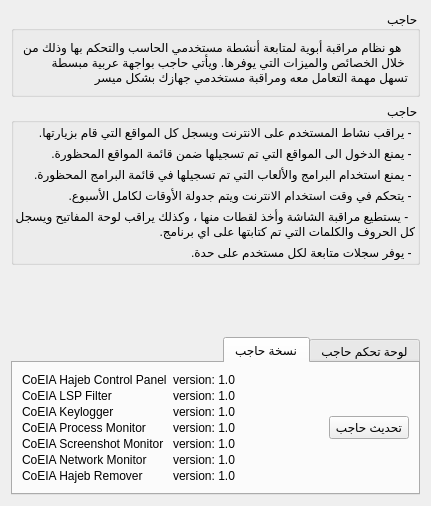
<?xml version="1.0" encoding="UTF-8"?>
<ui version="4.0">
 <class>HomeWidget</class>
 <widget class="QWidget" name="HomeWidget">
  <property name="geometry">
   <rect>
    <x>0</x>
    <y>0</y>
    <width>431</width>
    <height>506</height>
   </rect>
  </property>
  <property name="windowTitle">
   <string>Form</string>
  </property>
  <property name="layoutDirection">
   <enum>Qt::RightToLeft</enum>
  </property>
  <layout class="QGridLayout" name="gridLayout_5">
   <item row="0" column="0">
    <widget class="QGroupBox" name="groupBox">
     <property name="title">
      <string>حاجب</string>
     </property>
     <property name="flat">
      <bool>true</bool>
     </property>
     <layout class="QGridLayout" name="gridLayout">
      <item row="0" column="0">
       <widget class="QLabel" name="hajebInfoLabel">
        <property name="text">
         <string> هو نظام مراقبة أبوية لمتابعة أنشطة مستخدمي الحاسب والتحكم بها وذلك من خلال الخصائص والميزات التي يوفرها. ويأتي حاجب بواجهة عربية مبسطة تسهل مهمة التعامل معه ومراقبة مستخدمي جهازك بشكل ميسر</string>
        </property>
        <property name="wordWrap">
         <bool>true</bool>
        </property>
        <property name="margin">
         <number>3</number>
        </property>
       </widget>
      </item>
     </layout>
    </widget>
   </item>
   <item row="1" column="0">
    <widget class="QGroupBox" name="hajebFeatureGroupBox">
     <property name="title">
      <string>حاجب</string>
     </property>
     <property name="flat">
      <bool>true</bool>
     </property>
     <layout class="QGridLayout" name="gridLayout_2">
      <property name="margin">
       <number>2</number>
      </property>
      <item row="0" column="0">
       <layout class="QVBoxLayout" name="verticalLayout">
        <item>
         <widget class="QLabel" name="hajebfeature1Label">
          <property name="text">
           <string> - يراقب نشاط المستخدم على الانترنت ويسجل كل المواقع التي قام بزيارتها.</string>
          </property>
          <property name="wordWrap">
           <bool>true</bool>
          </property>
          <property name="margin">
           <number>3</number>
          </property>
         </widget>
        </item>
        <item>
         <widget class="QLabel" name="hajebfeature2Label">
          <property name="text">
           <string> - يمنع الدخول الى المواقع التي تم تسجيلها ضمن قائمة المواقع المحظورة.</string>
          </property>
          <property name="wordWrap">
           <bool>true</bool>
          </property>
          <property name="margin">
           <number>3</number>
          </property>
         </widget>
        </item>
        <item>
         <widget class="QLabel" name="hajebfeature3Label">
          <property name="text">
           <string> - يمنع استخدام البرامج والألعاب التي تم تسجيلها في قائمة البرامج المحظورة.</string>
          </property>
          <property name="wordWrap">
           <bool>true</bool>
          </property>
          <property name="margin">
           <number>3</number>
          </property>
         </widget>
        </item>
        <item>
         <widget class="QLabel" name="hajebfeature4Label">
          <property name="text">
           <string> - يتحكم في وقت استخدام الانترنت ويتم جدولة الأوقات لكامل الأسبوع.</string>
          </property>
          <property name="wordWrap">
           <bool>true</bool>
          </property>
          <property name="margin">
           <number>3</number>
          </property>
         </widget>
        </item>
        <item>
         <widget class="QLabel" name="hajebfeature5Label">
          <property name="text">
           <string> - يستطيع مراقبة الشاشة وأخذ لقطات منها ، وكذلك يراقب لوحة المفاتيح ويسجل كل الحروف والكلمات التي تم كتابتها على اي برنامج.</string>
          </property>
          <property name="wordWrap">
           <bool>true</bool>
          </property>
          <property name="margin">
           <number>3</number>
          </property>
         </widget>
        </item>
        <item>
         <widget class="QLabel" name="hajebfeature6Label">
          <property name="text">
           <string> - يوفر سجلات متابعة لكل مستخدم على حدة.</string>
          </property>
          <property name="wordWrap">
           <bool>true</bool>
          </property>
          <property name="margin">
           <number>3</number>
          </property>
         </widget>
        </item>
       </layout>
      </item>
     </layout>
    </widget>
   </item>
   <item row="2" column="0">
    <spacer name="verticalSpacer_2">
     <property name="orientation">
      <enum>Qt::Vertical</enum>
     </property>
     <property name="sizeHint" stdset="0">
      <size>
       <width>20</width>
       <height>14</height>
      </size>
     </property>
    </spacer>
   </item>
   <item row="3" column="0">
    <widget class="QTabWidget" name="tabWidget">
     <property name="sizePolicy">
      <sizepolicy hsizetype="Expanding" vsizetype="Fixed">
       <horstretch>0</horstretch>
       <verstretch>0</verstretch>
      </sizepolicy>
     </property>
     <property name="currentIndex">
      <number>1</number>
     </property>
     <widget class="QWidget" name="tab_1">
      <attribute name="icon">
       <iconset resource="CoEIAHajeb.qrc">
        <normaloff>:/images/cpanel.png</normaloff>:/images/cpanel.png</iconset>
      </attribute>
      <attribute name="title">
       <string>لوحة تحكم حاجب</string>
      </attribute>
      <layout class="QGridLayout" name="gridLayout_6">
       <item row="1" column="1">
        <spacer name="horizontalSpacer">
         <property name="orientation">
          <enum>Qt::Horizontal</enum>
         </property>
         <property name="sizeHint" stdset="0">
          <size>
           <width>208</width>
           <height>106</height>
          </size>
         </property>
        </spacer>
       </item>
       <item row="1" column="2">
        <layout class="QFormLayout" name="formLayout">
         <property name="fieldGrowthPolicy">
          <enum>QFormLayout::AllNonFixedFieldsGrow</enum>
         </property>
         <item row="0" column="0">
          <widget class="QCheckBox" name="taskManagerCheckBox">
           <property name="layoutDirection">
            <enum>Qt::RightToLeft</enum>
           </property>
           <property name="text">
            <string> تفعيل مدير المهام</string>
           </property>
           <property name="checked">
            <bool>true</bool>
           </property>
          </widget>
         </item>
         <item row="1" column="0">
          <widget class="QPushButton" name="userButton">
           <property name="text">
            <string>إضافة مستخدم جديد</string>
           </property>
           <property name="icon">
            <iconset resource="CoEIAHajeb.qrc">
             <normaloff>:/images/adduser.png</normaloff>:/images/adduser.png</iconset>
           </property>
          </widget>
         </item>
         <item row="2" column="0">
          <widget class="QPushButton" name="hajebservicesButton">
           <property name="text">
            <string>تعطيل خدمات حاجب</string>
           </property>
           <property name="icon">
            <iconset resource="CoEIAHajeb.qrc">
             <normaloff>:/images/disable.png</normaloff>:/images/disable.png</iconset>
           </property>
           <property name="checkable">
            <bool>true</bool>
           </property>
           <property name="checked">
            <bool>true</bool>
           </property>
          </widget>
         </item>
         <item row="3" column="0">
          <widget class="QPushButton" name="registerKeyButton">
           <property name="toolTip">
            <string>هذه النسخة مجانية</string>
           </property>
           <property name="text">
            <string>تسجيل نسخة حاجب</string>
           </property>
           <property name="icon">
            <iconset resource="CoEIAHajeb.qrc">
             <normaloff>:/images/hajibIcon.ico</normaloff>:/images/hajibIcon.ico</iconset>
           </property>
          </widget>
         </item>
        </layout>
       </item>
      </layout>
     </widget>
     <widget class="QWidget" name="tab_2">
      <attribute name="icon">
       <iconset resource="CoEIAHajeb.qrc">
        <normaloff>:/images/info.png</normaloff>:/images/info.png</iconset>
      </attribute>
      <attribute name="title">
       <string>نسخة حاجب</string>
      </attribute>
      <layout class="QGridLayout" name="gridLayout_4">
       <item row="0" column="1">
        <spacer name="horizontalSpacer_2">
         <property name="orientation">
          <enum>Qt::Horizontal</enum>
         </property>
         <property name="sizeHint" stdset="0">
          <size>
           <width>40</width>
           <height>20</height>
          </size>
         </property>
        </spacer>
       </item>
       <item row="0" column="2">
        <layout class="QGridLayout" name="gridLayout_3">
         <item row="0" column="0">
          <layout class="QFormLayout" name="formLayout_3">
           <property name="labelAlignment">
            <set>Qt::AlignBottom|Qt::AlignLeading|Qt::AlignLeft</set>
           </property>
           <property name="formAlignment">
            <set>Qt::AlignBottom|Qt::AlignLeading|Qt::AlignLeft</set>
           </property>
           <property name="verticalSpacing">
            <number>2</number>
           </property>
           <item row="0" column="0">
            <widget class="QLabel" name="coeiaHajebVerLabel">
             <property name="text">
              <string>version: 1.0</string>
             </property>
            </widget>
           </item>
           <item row="0" column="1">
            <widget class="QLabel" name="coeiaHajebLabel">
             <property name="text">
              <string>CoEIA Hajeb Control Panel</string>
             </property>
            </widget>
           </item>
           <item row="1" column="0">
            <widget class="QLabel" name="coeiaLSPVerLabel">
             <property name="text">
              <string>version: 1.0</string>
             </property>
            </widget>
           </item>
           <item row="1" column="1">
            <widget class="QLabel" name="coeiaLSPLabel">
             <property name="text">
              <string>CoEIA LSP Filter</string>
             </property>
            </widget>
           </item>
           <item row="2" column="0">
            <widget class="QLabel" name="coeiaKeyloggerVerLabel">
             <property name="text">
              <string>version: 1.0</string>
             </property>
            </widget>
           </item>
           <item row="2" column="1">
            <widget class="QLabel" name="coeiaKeyloggerLabel">
             <property name="text">
              <string>CoEIA Keylogger</string>
             </property>
            </widget>
           </item>
           <item row="3" column="0">
            <widget class="QLabel" name="coeiaProcessMonitorVerLabel">
             <property name="text">
              <string>version: 1.0</string>
             </property>
            </widget>
           </item>
           <item row="3" column="1">
            <widget class="QLabel" name="coeiaProcessMonitorLabel">
             <property name="text">
              <string>CoEIA Process Monitor</string>
             </property>
            </widget>
           </item>
           <item row="4" column="0">
            <widget class="QLabel" name="coeiaScreenshotMonitorVerLabel">
             <property name="text">
              <string>version: 1.0</string>
             </property>
            </widget>
           </item>
           <item row="4" column="1">
            <widget class="QLabel" name="coeiaScreenshotMonitorLabel">
             <property name="text">
              <string>CoEIA Screenshot Monitor</string>
             </property>
            </widget>
           </item>
           <item row="5" column="0">
            <widget class="QLabel" name="coeiaNetworkMonitorVerLabel">
             <property name="text">
              <string>version: 1.0</string>
             </property>
            </widget>
           </item>
           <item row="5" column="1">
            <widget class="QLabel" name="coeiaNetworkMonitorLabel">
             <property name="text">
              <string>CoEIA Network Monitor</string>
             </property>
            </widget>
           </item>
           <item row="6" column="0">
            <widget class="QLabel" name="coeiaHajebRemoverVerLabel">
             <property name="text">
              <string>version: 1.0</string>
             </property>
            </widget>
           </item>
           <item row="6" column="1">
            <widget class="QLabel" name="coeiaHajebRemoverLabel">
             <property name="text">
              <string>CoEIA Hajeb Remover</string>
             </property>
            </widget>
           </item>
          </layout>
         </item>
        </layout>
       </item>
       <item row="0" column="0">
        <widget class="QPushButton" name="updateButton">
         <property name="text">
          <string>تحديث حاجب</string>
         </property>
         <property name="icon">
          <iconset resource="CoEIAHajeb.qrc">
           <normaloff>:/images/refresh.png</normaloff>:/images/refresh.png</iconset>
         </property>
        </widget>
       </item>
      </layout>
     </widget>
    </widget>
   </item>
  </layout>
 </widget>
 <resources>
  <include location="CoEIAHajeb.qrc"/>
 </resources>
 <connections/>
</ui>
